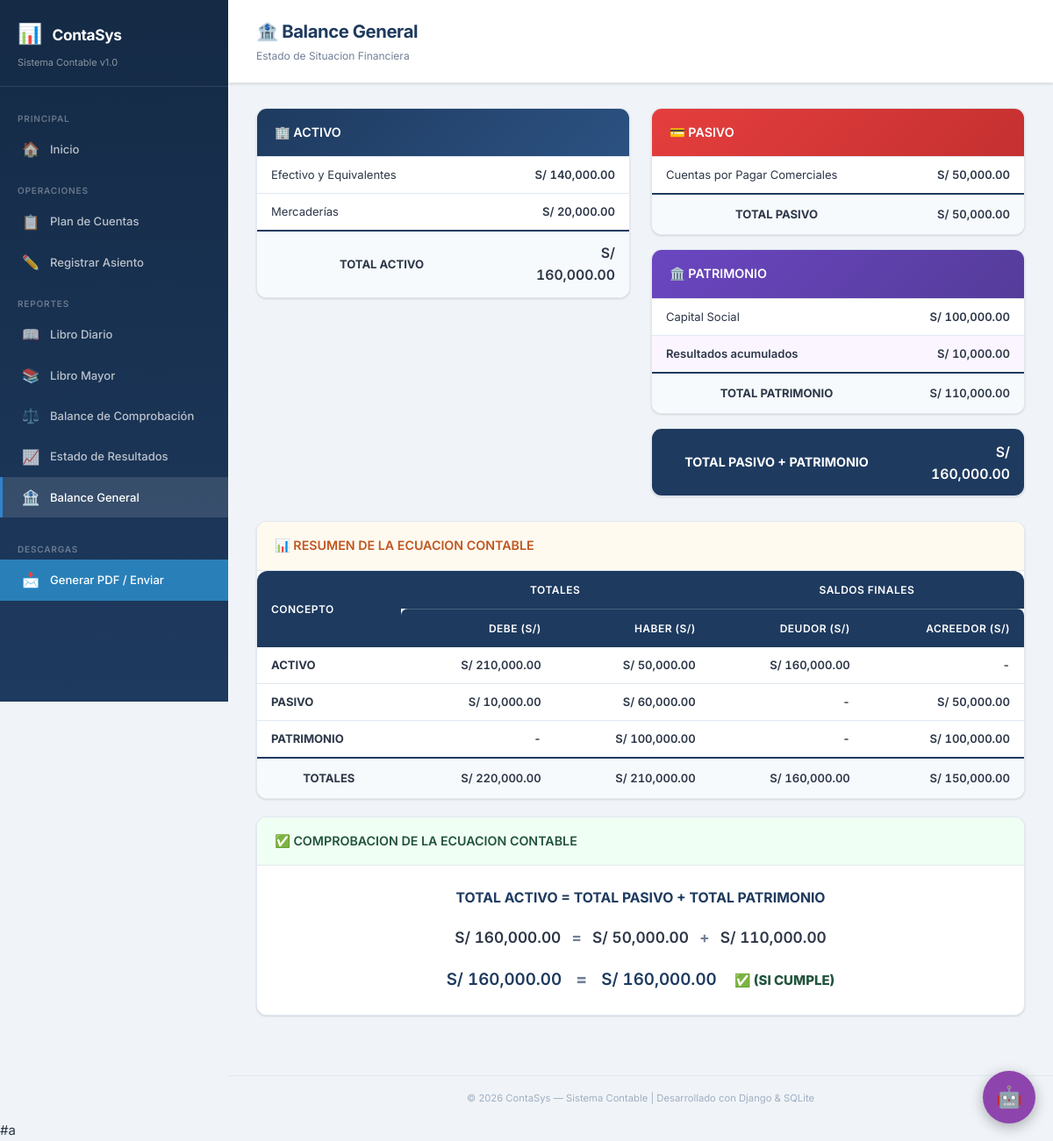
The page /reportes/balance-general/ on the database its author committed.
### core/models.py (models this page shows, shortened)
class CuentaContable(models.Model):
    TIPO_CHOICES = [
        ('activo', 'Activo'),
        ('pasivo', 'Pasivo'),
        ('patrimonio', 'Patrimonio'),
        ('ingreso', 'Ingreso'),
        ('gasto', 'Gasto'),
    ]
    SUBCATEGORIA_CHOICES = [
        ('', 'General'),
        ('costo_ventas', 'Costo de Ventas'),
        ('gasto_operativo', 'Gasto Operativo'),
        ('gasto_financiero', 'Gasto Financiero'),
        ('otro_ingreso', 'Otro Ingreso'),
        ('otro_gasto', 'Otro Gasto'),
    ]
    codigo = models.CharField(max_length=20, unique=True, verbose_name='Código')
    nombre = models.CharField(max_length=200, verbose_name='Nombre')
    tipo = models.CharField(max_length=20, choices=TIPO_CHOICES, verbose_name='Tipo')
    subcategoria = models.CharField(
        max_length=20,
        choices=SUBCATEGORIA_CHOICES,
        blank=True,
        default='',
        verbose_name='Subcategoría (EE.RR.)'
    )
    class Meta:
        ordering = ['codigo']
        verbose_name = 'Cuenta Contable'
        verbose_name_plural = 'Cuentas Contables'

### core/views.py (the view)
# urls.py: path('reportes/balance-general/', views.balance_general, name='balance_general'),
def balance_general(request):
    def calcular_saldos_por_tipo(tipo_cuenta, deudora=True):
        cuentas = CuentaContable.objects.filter(tipo=tipo_cuenta)
        items = []
        total = Decimal('0')
        for cuenta in cuentas:
            t_debe = cuenta.movimientos.filter(tipo='debe').aggregate(
                total=Sum('monto'))['total'] or Decimal('0')
            t_haber = cuenta.movimientos.filter(tipo='haber').aggregate(
                total=Sum('monto'))['total'] or Decimal('0')
            saldo = (t_debe - t_haber) if deudora else (t_haber - t_debe)
            if saldo != 0:
                items.append({'cuenta': cuenta, 'saldo': saldo})
                total += saldo
        return items, total
    activos, total_activos = calcular_saldos_por_tipo('activo', deudora=True)
    pasivos, total_pasivos = calcular_saldos_por_tipo('pasivo', deudora=False)
    patrimonio, total_patrimonio = calcular_saldos_por_tipo('patrimonio', deudora=False)
    _, total_ingresos = calcular_saldos_por_tipo('ingreso', deudora=False)
    _, total_gastos = calcular_saldos_por_tipo('gasto', deudora=True)
    resultados_acumulados = total_ingresos - total_gastos
    total_patrimonio_con_resultados = total_patrimonio + resultados_acumulados
    total_pasivo_patrimonio = total_pasivos + total_patrimonio_con_resultados
    esta_balanceado = total_activos == total_pasivo_patrimonio
    def totales_debe_haber(tipo_cuenta):
        cuentas = CuentaContable.objects.filter(tipo=tipo_cuenta)
        total_d = Decimal('0')
        total_h = Decimal('0')
        for c in cuentas:
            td = c.movimientos.filter(tipo='debe').aggregate(
                total=Sum('monto'))['total'] or Decimal('0')
            th = c.movimientos.filter(tipo='haber').aggregate(
                total=Sum('monto'))['total'] or Decimal('0')
            total_d += td
            total_h += th
        return total_d, total_h
    activo_debe, activo_haber = totales_debe_haber('activo')
    pasivo_debe, pasivo_haber = totales_debe_haber('pasivo')
    patrimonio_debe, patrimonio_haber = totales_debe_haber('patrimonio')
    ecuacion_resumen = [
        {
            'concepto': 'ACTIVO',
            'debe': activo_debe, 'haber': activo_haber,
            'saldo_deudor': activo_debe - activo_haber if activo_debe >= activo_haber else Decimal('0'),
            'saldo_acreedor': activo_haber - activo_debe if activo_haber > activo_debe else Decimal('0'),
        },
        {
            'concepto': 'PASIVO',
            'debe': pasivo_debe, 'haber': pasivo_haber,
            'saldo_deudor': pasivo_debe - pasivo_haber if pasivo_debe >= pasivo_haber else Decimal('0'),
            'saldo_acreedor': pasivo_haber - pasivo_debe if pasivo_haber > pasivo_debe else Decimal('0'),
        },
        {
            'concepto': 'PATRIMONIO',
            'debe': patrimonio_debe, 'haber': patrimonio_haber,
            'saldo_deudor': patrimonio_debe - patrimonio_haber if patrimonio_debe >= patrimonio_haber else Decimal('0'),
            'saldo_acreedor': patrimonio_haber - patrimonio_debe if patrimonio_haber > patrimonio_debe else Decimal('0'),
        },
    ]
    ec_total_debe = sum(e['debe'] for e in ecuacion_resumen)
    ec_total_haber = sum(e['haber'] for e in ecuacion_resumen)
    ec_total_deudor = sum(e['saldo_deudor'] for e in ecuacion_resumen)
    ec_total_acreedor = sum(e['saldo_acreedor'] for e in ecuacion_resumen)
    context = {
        'activos': activos, 'pasivos': pasivos, 'patrimonio': patrimonio,
        'total_activos': total_activos, 'total_pasivos': total_pasivos,
        'total_patrimonio': total_patrimonio, 'resultados_acumulados': resultados_acumulados,
        'es_utilidad': resultados_acumulados >= 0,
        'total_patrimonio_con_resultados': total_patrimonio_con_resultados,
        'total_pasivo_patrimonio': total_pasivo_patrimonio, 'esta_balanceado': esta_balanceado,
        'ecuacion_resumen': ecuacion_resumen, 'ec_total_debe': ec_total_debe,
        'ec_total_haber': ec_total_haber, 'ec_total_deudor': ec_total_deudor,
        'ec_total_acreedor': ec_total_acreedor,
    }
    return render(request, 'balance_general.html', context)

### templates/balance_general.html (shortened to what this page needs)
{% extends 'base.html' %}
{% load contable_tags %}
{% block nav_balance_gen %}active{% endblock %}
{% block page_title %}🏦 Balance General{% endblock %}
{% block page_subtitle %}Estado de Situacion Financiera{% endblock %}
{% block content %}
{% if activos or pasivos or patrimonio %}
<div class="balance-grid">
    <div class="balance-column">
        <div class="card">
            <div class="card-header" style="background: linear-gradient(135deg, var(--primary) 0%, var(--primary-light) 100%); color: white;">
                <h3 style="color: white;">🏢 ACTIVO</h3>
            </div>
            <div class="card-body" style="padding: 0;">
                <table>
                    <tbody>
                        {% for item in activos %}
                        <tr>
                            <td>{{ item.cuenta.nombre }}</td>
                            <td class="text-right monto" style="width: 140px;">{{ item.saldo|formato_moneda }}</td>
                        </tr>
                        {% endfor %}
                    </tbody>
                    <tfoot>
                        <tr>
                            <th>TOTAL ACTIVO</th>
                            <th class="text-right monto" style="font-size: 1.05rem;">{{ total_activos|formato_moneda }}</th>
                        </tr>
                    </tfoot>
                </table>
            </div>
        </div>
    </div>
    <div class="balance-column">
        <div class="card" style="margin-bottom: 16px;">
            <div class="card-header" style="background: linear-gradient(135deg, #e53e3e 0%, #c53030 100%); color: white;">
                <h3 style="color: white;">💳 PASIVO</h3>
            </div>
            <div class="card-body" style="padding: 0;">
                <table>
                    <tbody>
                        {% for item in pasivos %}
                        <tr>
                            <td>{{ item.cuenta.nombre }}</td>
                            <td class="text-right monto" style="width: 140px;">{{ item.saldo|formato_moneda }}</td>
                        </tr>
                        {% empty %}
                        <tr>
                            <td colspan="2" class="text-center" style="color: var(--text-muted); padding: 12px;">Sin pasivos registrados</td>
                        </tr>
                        {% endfor %}
                    </tbody>
                    <tfoot>
                        <tr>
                            <th>TOTAL PASIVO</th>
                            <th class="text-right monto">{{ total_pasivos|formato_moneda }}</th>
                        </tr>
                    </tfoot>
                </table>
            </div>
        </div>
        <div class="card">
            <div class="card-header" style="background: linear-gradient(135deg, #6b46c1 0%, #553c9a 100%); color: white;">
                <h3 style="color: white;">🏛️ PATRIMONIO</h3>
            </div>
            <div class="card-body" style="padding: 0;">
                <table>
                    <tbody>
                        {% for item in patrimonio %}
                        <tr>
                            <td>{{ item.cuenta.nombre }}</td>
                            <td class="text-right monto" style="width: 140px;">{{ item.saldo|formato_moneda }}</td>
                        </tr>
                        {% endfor %}
                        <tr style="background: #faf5ff; font-weight: 600;">
                            <td>Resultados acumulados</td>
                            <td class="text-right monto" style="width: 140px;">{{ resultados_acumulados|formato_moneda }}</td>
                        </tr>
                    </tbody>
                    <tfoot>
                        <tr>
                            <th>TOTAL PATRIMONIO</th>
                            <th class="text-right monto">{{ total_patrimonio_con_resultados|formato_moneda }}</th>
                        </tr>
                    </tfoot>
                </table>
            </div>
        </div>
        <div class="card" style="margin-top: 16px;">
            <div class="card-body" style="padding: 0;">
                <table>
                    <tfoot>
                        <tr>
                            <th style="background: var(--primary); color: white; font-size: 0.95rem;">
                                TOTAL PASIVO + PATRIMONIO
                            </th>
                            <th class="text-right monto" style="background: var(--primary); color: white; font-size: 1.05rem; width: 140px;">
                                {{ total_pasivo_patrimonio|formato_moneda }}
                            </th>
                        </tr>
                    </tfoot>
                </table>
            </div>
        </div>
    </div>
</div>
<div class="card" style="margin-top: 28px;">
    <div class="card-header" style="background: #fffaf0;">
        <h3 style="color: #c05621;">📊 RESUMEN DE LA ECUACION CONTABLE</h3>
    </div>
    <div class="card-body" style="padding: 0;">
        <div class="table-container">
            <table>
                <thead>
                    <tr>
                        <th rowspan="2" style="vertical-align: middle;">CONCEPTO</th>
                        <th colspan="2" class="text-center" style="border-bottom: 1px solid rgba(255,255,255,0.2);">TOTALES</th>
                        <th colspan="2" class="text-center" style="border-bottom: 1px solid rgba(255,255,255,0.2);">SALDOS FINALES</th>
                    </tr>
                    <tr>
                        <th class="text-right">DEBE (S/)</th>
                        <th class="text-right">HABER (S/)</th>
                        <th class="text-right">DEUDOR (S/)</th>
                        <th class="text-right">ACREEDOR (S/)</th>
                    </tr>
                </thead>
                <tbody>
                    {% for item in ecuacion_resumen %}
                    <tr>
                        <td><strong>{{ item.concepto }}</strong></td>
                        <td class="text-right monto">
                            {% if item.debe %}{{ item.debe|formato_moneda }}{% else %}-{% endif %}
                        </td>
                        <td class="text-right monto">
                            {% if item.haber %}{{ item.haber|formato_moneda }}{% else %}-{% endif %}
                        </td>
                        <td class="text-right monto">
                            {% if item.saldo_deudor %}{{ item.saldo_deudor|formato_moneda }}{% else %}-{% endif %}
                        </td>
                        <td class="text-right monto">
                            {% if item.saldo_acreedor %}{{ item.saldo_acreedor|formato_moneda }}{% else %}-{% endif %}
                        </td>
                    </tr>
                    {% endfor %}
                </tbody>
                <tfoot>
                    <tr>
                        <th>TOTALES</th>
                        <th class="text-right monto">{{ ec_total_debe|formato_moneda }}</th>
                        <th class="text-right monto">{{ ec_total_haber|formato_moneda }}</th>
                        <th class="text-right monto">{{ ec_total_deudor|formato_moneda }}</th>
                        <th class="text-right monto">{{ ec_total_acreedor|formato_moneda }}</th>
                    </tr>
                </tfoot>
            </table>
        </div>
    </div>
</div>
<div class="card" style="margin-top: 20px;">
    <div class="card-header" style="background: {% if esta_balanceado %}#f0fff4{% else %}#fff5f5{% endif %};">
        <h3 style="color: {% if esta_balanceado %}#22543d{% else %}#742a2a{% endif %};">
            {% if esta_balanceado %}✅{% else %}❌{% endif %}
            COMPROBACION DE LA ECUACION CONTABLE
        </h3>
    </div>
    <div class="card-body">
        <div style="text-align: center; font-size: 1.05rem; line-height: 2.2;">
            <div style="font-weight: 700; color: var(--primary); margin-bottom: 8px;">
                TOTAL ACTIVO = TOTAL PASIVO + TOTAL PATRIMONIO
            </div>
            <div style="font-size: 1.15rem; font-weight: 700;">
                <span class="monto">{{ total_activos|formato_moneda }}</span>
                <span style="margin: 0 8px; color: var(--text-light);">=</span>
                <span class="monto">{{ total_pasivos|formato_moneda }}</span>
                <span style="margin: 0 8px; color: var(--text-light);">+</span>
                <span class="monto">{{ total_patrimonio_con_resultados|formato_moneda }}</span>
            </div>
            <div style="font-size: 1.25rem; font-weight: 800; margin-top: 8px;">
                <span class="monto" style="color: var(--primary);">{{ total_activos|formato_moneda }}</span>
                <span style="margin: 0 12px; color: var(--text-light);">=</span>
                <span class="monto" style="color: var(--primary);">{{ total_pasivo_patrimonio|formato_moneda }}</span>
                {% if esta_balanceado %}
                    <span style="margin-left: 16px; color: #22543d; font-size: 1rem;">✅ (SI CUMPLE)</span>
                {% else %}
                    <span style="margin-left: 16px; color: #742a2a; font-size: 1rem;">❌ (NO CUMPLE)</span>
                {% endif %}
            </div>
        </div>
    </div>
</div>
{% endif %}
{% endblock %}

### rows shown on the page
CuentaContable: cuenta.nombre "Efectivo y Equivalentes", saldo "S/ 140,000.00"
CuentaContable: cuenta.nombre "Mercaderías", saldo "S/ 20,000.00"
CuentaContable: cuenta.nombre "Cuentas por Pagar Comerciales", saldo "S/ 50,000.00"
CuentaContable: cuenta.nombre "Capital Social", saldo "S/ 100,000.00"

### other values the page prints
{{ total_activos|formato_moneda }} "S/ 160,000.00"
{{ total_pasivos|formato_moneda }} "S/ 50,000.00"
{{ resultados_acumulados|formato_moneda }} "S/ 10,000.00"
{{ total_patrimonio_con_resultados|formato_moneda }} "S/ 110,000.00"
{{ total_pasivo_patrimonio|formato_moneda }} "S/ 160,000.00"
{{ item.concepto }} "ACTIVO" "PASIVO" "PATRIMONIO"
{{ item.debe|formato_moneda }} "S/ 210,000.00" "S/ 10,000.00"
{{ item.haber|formato_moneda }} "S/ 50,000.00" "S/ 60,000.00" "S/ 100,000.00"
{{ item.saldo_deudor|formato_moneda }} "S/ 160,000.00"
{{ item.saldo_acreedor|formato_moneda }} "S/ 50,000.00" "S/ 100,000.00"
{{ ec_total_debe|formato_moneda }} "S/ 220,000.00"
{{ ec_total_haber|formato_moneda }} "S/ 210,000.00"
{{ ec_total_deudor|formato_moneda }} "S/ 160,000.00"
{{ ec_total_acreedor|formato_moneda }} "S/ 150,000.00"
